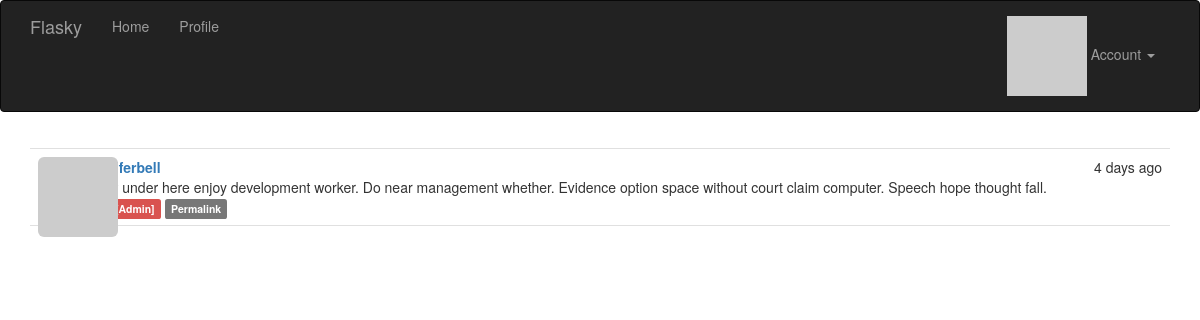
The app's page /post/50 (signed in) with its own data.
### app/models.py (models this page shows, shortened)
class Post(db.Model):
    __tablename__ = 'posts'
    id = db.Column(db.Integer, primary_key=True)
    body = db.Column(db.Text) # 儲存markdown 格式文章
    body_html = db.Column(db.Text)  # 儲存html 格式文章
    timestamp = db.Column(db.DateTime, index=True, default=datetime.utcnow)
    author_id = db.Column(db.Integer, db.ForeignKey('users.id'))

class User(UserMixin, db.Model):
    __tablename__ = 'users'
    id = db.Column(db.Integer, primary_key=True)
    username = db.Column(db.String(64), unique=True, index=True)
    email = db.Column(db.String(64), unique=True, index=True)  # 讓使用者可以用email 登入
    role_id = db.Column(db.Integer, db.ForeignKey('roles.id'))
    password_hash = db.Column(db.String(128))
    confirmed = db.Column(db.Boolean, default=False)  # 帳號確認狀態
    name = db.Column(db.String(64))  # 本名
    location = db.Column(db.String(64))
    about_me = db.Column(db.Text())
    member_since = db.Column(db.DateTime(), default=datetime.utcnow)  # 建立時間
    last_seen = db.Column(db.DateTime(), default=datetime.utcnow)  # 上次訪問時間
    avatar_hash = db.Column(db.String(32))  # 儲存頭像URL用
    posts = db.relationship('Post', backref='author', lazy='dynamic')
    followed = db.relationship('Follow', foreign_keys=[Follow.follower_id],
                                         backref=db.backref('follower', lazy='joined'),
                                         lazy='dynamic',
                                         cascade='all, delete-orphan')
    followers = db.relationship('Follow', foreign_keys=[Follow.followed_id],
                                          backref=db.backref('followed', lazy='joined'),
                                          lazy='dynamic',
                                          cascade='all, delete-orphan')
    @property  # property 是只能讀取的屬性特性
    def password(self):
        raise AttributeError('password is not a readable attribute')
    def can(self, perm):
        return self.role is not None and self.role.has_permission(perm)
    def is_administrator(self):
        return self.can(Permission.ADMIN)
    def ping(self):
        self.last_seen = datetime.utcnow()
        db.session.add(self)
    def gravatar_hash(self):  # 產生email MD5 hash值
        return hashlib.md5(self.email.lower().encode('utf-8')).hexdigest()
    def gravatar(self, size=100, default='identicon', rating='g'):  # 產生gravatar的URL
        url = 'https://secure.gravatar.com/avatar'
        hash = self.avatar_hash or self.gravatar_hash()
        return f'{url}/{hash}?s={size}&d={default}&r={rating}'

### app/main/views.py (the view)
@main.route('/post/<int:id>')
def post(id):
    post = Post.query.get_or_404(id)
    return render_template('post.html', posts=[post])

### app/auth/views.py (called while the page is built)
@auth.before_app_request  # 註冊成全域的裝飾器
def before_request():
    if current_user.is_authenticated:  # 如果使用者有登入下的判斷
        current_user.ping()  # 每次都執行 更新上次登入時間
        if not current_user.confirmed and request.endpoint \
            and request.blueprint != 'auth' and request.endpoint != 'static':
            return redirect(url_for('auth.unconfirmed'))

### app/main/__init__.py (called while the page is built)
@main.app_context_processor
def inject_permissions():
    return dict(Permission=Permission)

### app/models.py (called while the page is built)
@login_manager.user_loader  # 向flask-login 註冊此函式
def load_user(user_id):
    return User.query.get(int(user_id))

    def has_permission(self, perm):
        return self.permissions & perm == perm

### app/templates/post.html (shortened to what this page needs)
{% extends "base.html" %}
{% import "_macros.html" as macros %}
{% block page_content %}
{% include '_posts.html' %}
{% endblock %}

### app/templates/_posts.html
<ul class="posts">
    {% for post in posts %}
    <li class="post">
        <div class="post-thumbnail">
            <a href="{{ url_for('.user', username=post.author.username) }}">
                <img class="img-rounded profile-thumbnail" src="{{ post.author.gravatar(size=40) }}">
            </a>
        </div>
        <div class="post-content">
            <div class="post-date">{{ moment(post.timestamp).fromNow() }}</div>
            <div class="post-author"><a href="{{ url_for('.user', username=post.author.username) }}">{{ post.author.username }}</a></div>
                    <div class="post-body">
                {% if post.body_html %}
                    {{ post.body_html | safe }}
                {% else %}
                    {{ post.body }}
                {% endif %}
        </div>
            <div class="post-footer">
                {% if current_user == post.author %}
                <a href="{{ url_for('.edit', id=post.id) }}">
                    <span class="label label-primary">Edit</span>
                </a>
                {% elif current_user.is_administrator() %}
                <a href="{{ url_for('.edit', id=post.id) }}">
                    <span class="label label-danger">Edit [Admin]</span>
                </a>
                {% endif %}
                <a href="{{ url_for('.post', id=post.id) }}">
                    <span class="label label-default">Permalink</span>
                </a>
            </div>
    </li>
    {% endfor %}
</ul>

### app/static/styles.css (style rules this page uses)
.profile-thumbnail { position: absolute; }
ul.posts { list-style-type: none; padding: 0px; margin: 16px 0px 0px 0px; border-top: 1px solid #e0e0e0; }
ul.posts li.post { padding: 8px; border-bottom: 1px solid #e0e0e0; }
div.post-date { float: right; }
div.post-author { font-weight: bold; }
div.post-thumbnail { position: absolute; }
div.post-content { margin-left: 48px; min-height: 48px; }

### records on screen
Post: timestamp "4 days ago", author.username "jenniferbell", body "Draw under here enjoy development worker. Do near management whether. Evidence option space without court claim computer. Speech hope thought fall."
